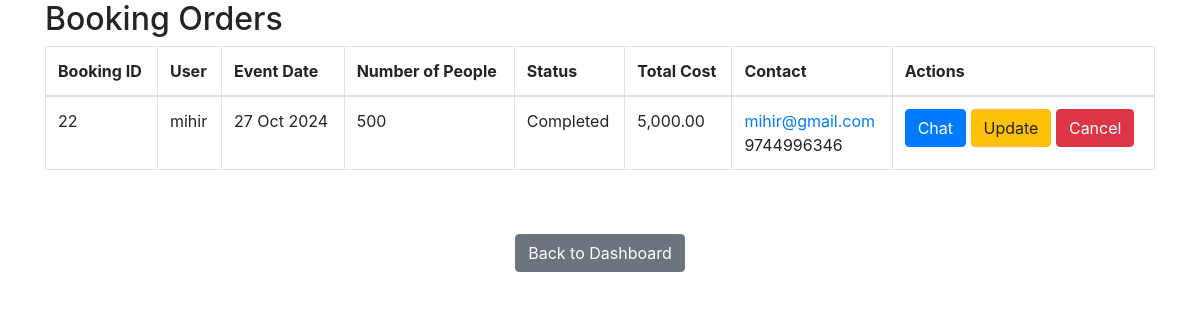
The app's page /team_orders.php (signed in) with its own data.
### tables this page shows
CREATE TABLE `bookings` (
  `booking_id` int(11) NOT NULL,
  `user_id` int(11) DEFAULT NULL,
  `team_id` int(11) DEFAULT NULL,
  `event_id` int(11) DEFAULT NULL,
  `booking_date` timestamp NOT NULL DEFAULT current_timestamp(),
  `event_date` date DEFAULT NULL,
  `people_attending` int(11) DEFAULT NULL,
  `status` enum('Pending','Confirmed','Completed','Cancelled') DEFAULT 'Pending',
  `total_cost` decimal(10,2) DEFAULT NULL,
  `payment_status` enum('Pending','Paid') DEFAULT 'Pending',
  `updated_at` timestamp NOT NULL DEFAULT current_timestamp() ON UPDATE current_timestamp()
);

CREATE TABLE `users` (
  `user_id` int(11) NOT NULL,
  `username` varchar(50) NOT NULL,
  `email` varchar(100) NOT NULL,
  `password` varchar(255) NOT NULL,
  `phone` varchar(15) DEFAULT NULL,
  `created_at` timestamp NOT NULL DEFAULT current_timestamp()
);

### team_orders.php (the view, shortened to what this page needs)
<?php
require_once 'includes/db_connect.php';
$teamId = $_SESSION['teamid'];
$stmt = $conn->prepare("
    SELECT
        b.booking_id,
        b.user_id,
        b.event_date,
        b.people_attending,
        b.status,
        b.total_cost,
        u.username,
        u.email,
        u.phone
    FROM bookings b
    JOIN users u ON b.user_id = u.user_id
    WHERE b.team_id = ? AND b.status != 'Cancelled'
    ORDER BY b.booking_date DESC
");
$stmt->bind_param("i", $teamId);
$stmt->execute();
$bookings = $stmt->get_result();
?>
<!DOCTYPE html>
<html lang="en">
<head>
    <link rel="stylesheet" href="css/bootstrap.css">
</head>
<body>
    <div class="container">
        <h2>Booking Orders</h2>
        <table class="table table-bordered table-hover">
            <thead>
                <tr>
                    <th>Booking ID</th>
                    <th>User</th>
                    <th>Event Date</th>
                    <th>Number of People</th>
                    <th>Status</th>
                    <th>Total Cost</th>
                    <th>Contact</th>
                    <th>Actions</th>
                </tr>
            </thead>
            <tbody>
                <?php while ($row = $bookings->fetch_assoc()): ?>
                    <tr>
                        <td><?php echo $row['booking_id']; ?></td>
                        <td><?php echo htmlspecialchars($row['username']); ?></td>
                        <td><?php echo date('d M Y', strtotime($row['event_date'])); ?></td>
                        <td>
                            <?php echo ($row['people_attending'] !== null) ? $row['people_attending'] : 'N/A'; ?>
                        </td>
                        <td><?php echo htmlspecialchars($row['status']); ?></td>
                        <td><?php echo number_format($row['total_cost'], 2); ?></td>
                        <td>
                            <a href="mailto:<?php echo htmlspecialchars($row['email']); ?>"><?php echo htmlspecialchars($row['email']); ?></a><br>
                            <?php echo htmlspecialchars($row['phone']); ?>
                        </td>
                        <td>
                            <a href="chat-team.php?booking_id=<?php echo $row['booking_id']; ?>&team_id=<?php echo $teamId; ?>" class="btn btn-primary">Chat</a>
                            <a href="update_cost.php?booking_id=<?php echo $row['booking_id']; ?>" class="btn btn-warning">Update</a>
                            <a href="cancel_booking.php?booking_id=<?php echo $row['booking_id']; ?>" class="btn btn-danger">Cancel</a>
                        </td>
                    </tr>
                <?php endwhile; ?>
            </tbody>
        </table>
    </div>
    <br><br>
         <div class="back-to-order">
           <center> <a href="dashboard.php" class="btn btn-secondary">Back to Dashboard</a></center>
        </div>
</body>
</html>

### records on screen
bookings: booking_id "22", user.username "mihir", event_date "27 Oct 2024", people_attending "500", status "Completed", total_cost "5,000.00", user.email "mihir@gmail.com", user.phone "9744996346"
